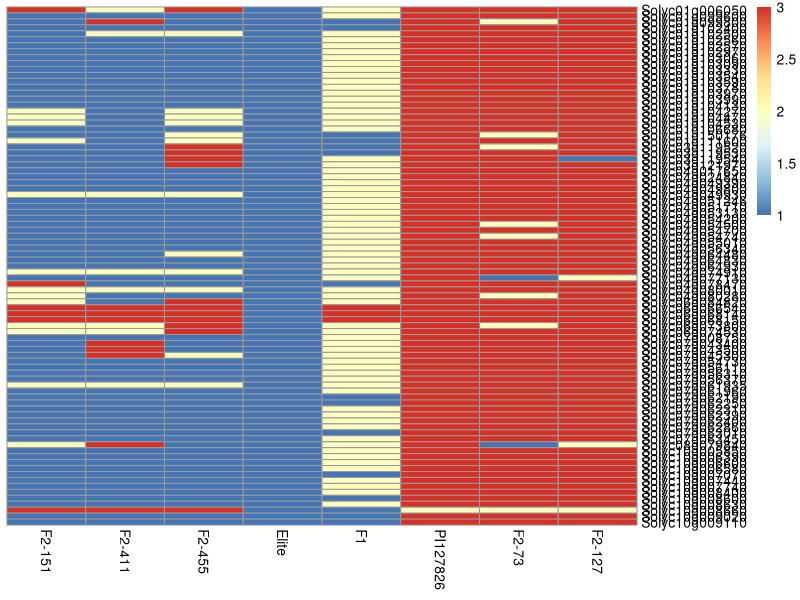

Reproduce this figure in R.
library(tidyverse)
library(pheatmap)
# Load data
df <- read.delim(file = "Figure_9/DE_genes_detected_alleles.txt",
                 header = TRUE,
                 check.names = FALSE)
# Make df tidy
df <- pivot_longer(df, 
                   cols = -target_id,
                   names_to = "genotype",
                   values_to = "allele")

# Remove transcripts of which allele version could no be determined ("NA") 
df <- na.omit(df)

df.wide <- df %>% pivot_wider(names_from = genotype, values_from = allele)
df.wide = df.wide %>% column_to_rownames(var = "target_id")

pheatmap(df.wide,
         cluster_rows = FALSE,
         cluster_cols = FALSE)

